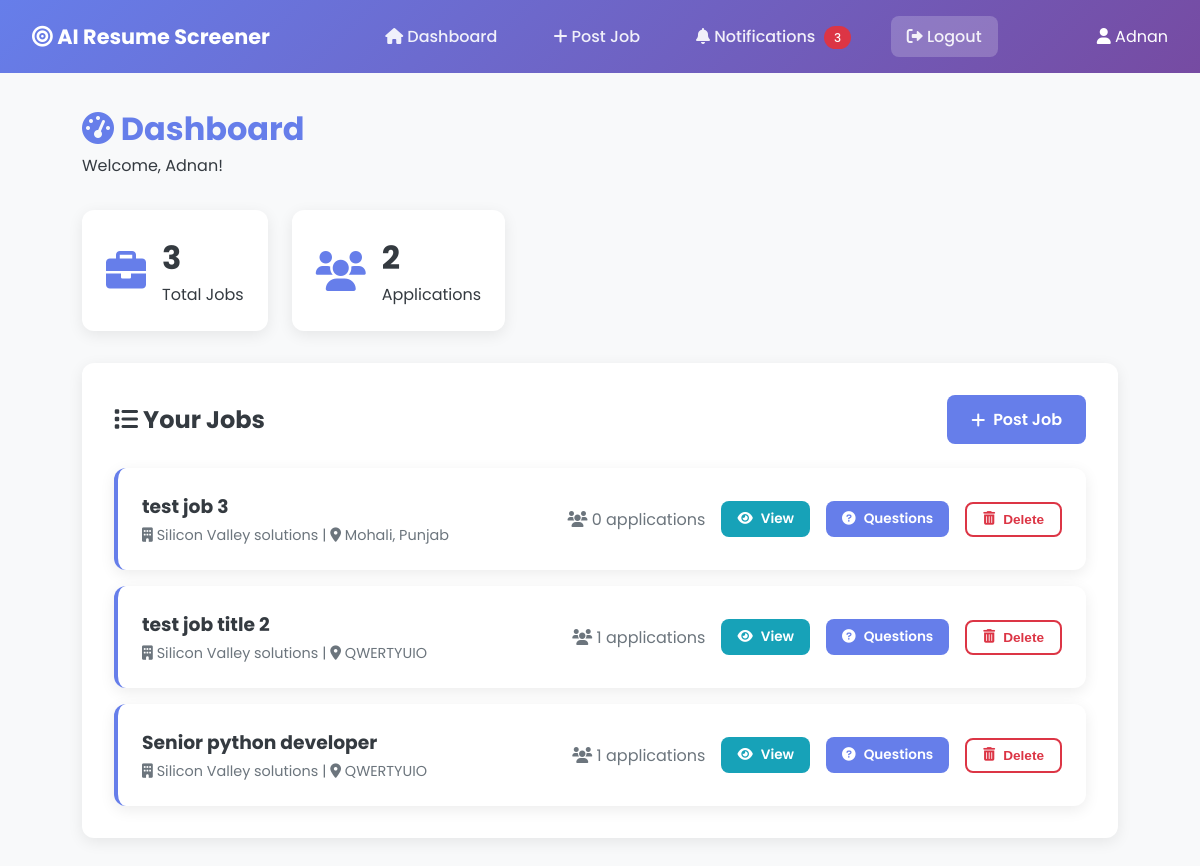
Page /recruiter/dashboard (signed in) on the earlier database version.
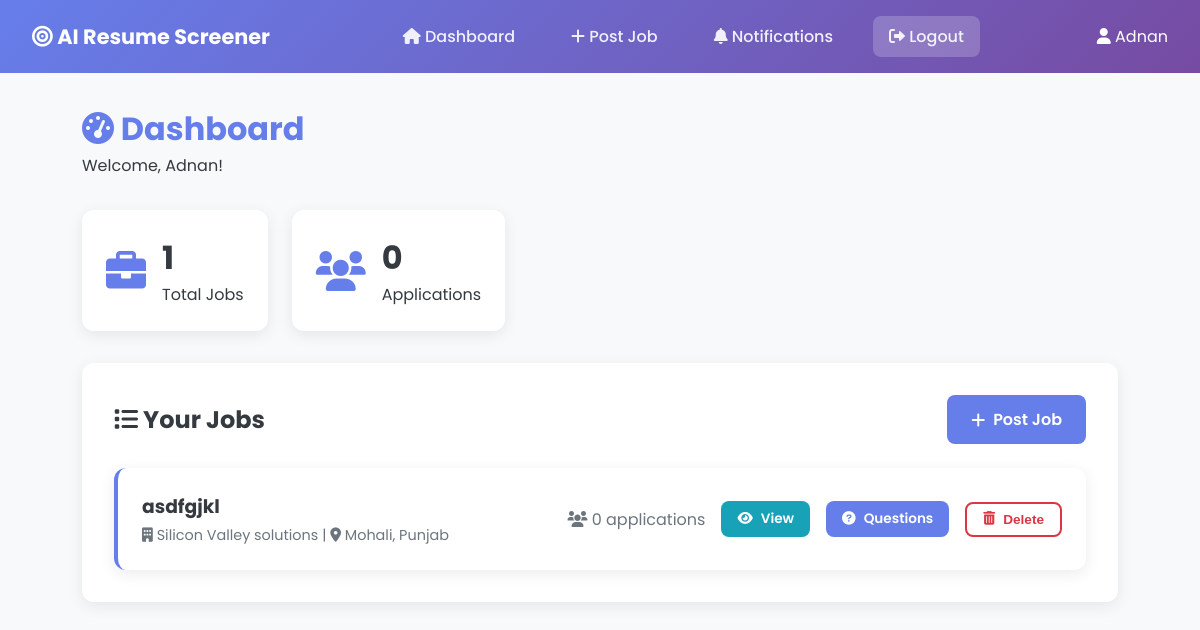
Same page on the later database version.
### tables this page shows
CREATE TABLE jobs (
            id INTEGER PRIMARY KEY AUTOINCREMENT,
            recruiter_id INTEGER,
            title TEXT,
            company TEXT,
            location TEXT,
            description TEXT,
            requirements TEXT,
            skills TEXT,
            experience INTEGER,
            salary TEXT,
            status TEXT DEFAULT 'active'
        );

### app.py (the view)
@app.route('/recruiter/dashboard')
def recruiter_dashboard():
    if session.get('role') != 'recruiter':
        return redirect(url_for('landing'))
    conn = get_db()
    jobs = conn.execute('''SELECT j.*,
                          (SELECT COUNT(*) FROM applications WHERE job_id=j.id) as app_count
                          FROM jobs j WHERE recruiter_id=? ORDER BY id DESC''',
                       (session['user_id'],)).fetchall()
    notif_count = conn.execute('SELECT COUNT(*) FROM notifications WHERE user_id=? AND is_read=0',
                               (session['user_id'],)).fetchone()[0]
    conn.close()
    total_apps = sum(j['app_count'] for j in jobs)
    return render_template('recruiter_dashboard.html', jobs=jobs, total_apps=total_apps, notif_count=notif_count)

### app.py (called while the page is built)
def get_db():
    conn = sqlite3.connect(DATABASE)
    conn.row_factory = sqlite3.Row
    return conn

### templates/recruiter_dashboard.html (shortened to what this page needs)
<!DOCTYPE html>
<html lang="en">
<head>
    <link rel="stylesheet" href="{{ url_for('static', filename='style.css') }}">
    <link rel="stylesheet" href="https://cdnjs.cloudflare.com/ajax/libs/font-awesome/6.0.0/css/all.min.css">
</head>
<body>
    <nav class="navbar">
        <div class="nav-brand"><i class="fas fa-bullseye"></i> AI Resume Screener</div>
        <div class="nav-links">
            <a href="{{ url_for('recruiter_dashboard') }}"><i class="fas fa-home"></i> Dashboard</a>
            <a href="{{ url_for('post_job') }}"><i class="fas fa-plus"></i> Post Job</a>
            <a href="{{ url_for('recruiter_notifications') }}"><i class="fas fa-bell"></i> Notifications{% if notif_count %} <span class="badge">{{ notif_count }}</span>{% endif %}</a>
            <a href="{{ url_for('logout') }}" class="btn-logout"><i class="fas fa-sign-out-alt"></i> Logout</a>
        </div>
        <div class="nav-user"><i class="fas fa-user"></i> {{ session.fullname }}</div>
    </nav>
    <div class="container">
        <div class="dashboard-header">
            <h1><i class="fas fa-tachometer-alt"></i> Dashboard</h1>
            <p>Welcome, {{ session.fullname }}!</p>
        </div>
        <div class="stats-row">
            <div class="stat-card">
                <i class="fas fa-briefcase"></i>
                <div>
                    <h3>{{ jobs|length }}</h3>
                    <p>Total Jobs</p>
                </div>
            </div>
            <div class="stat-card">
                <i class="fas fa-users"></i>
                <div>
                    <h3>{{ total_apps }}</h3>
                    <p>Applications</p>
                </div>
            </div>
        </div>
        <div class="section">
            <div class="section-header">
                <h2><i class="fas fa-list"></i> Your Jobs</h2>
                <a href="{{ url_for('post_job') }}" class="btn btn-primary"><i class="fas fa-plus"></i> Post Job</a>
            </div>
            {% if jobs %}
            <div class="jobs-list">
                {% for job in jobs %}
                <div class="job-card">
                    <div class="job-info">
                        <h3>{{ job.title }}</h3>
                        <p><i class="fas fa-building"></i> {{ job.company }} | <i class="fas fa-map-marker-alt"></i> {{
                            job.location or 'Remote' }}</p>
                    </div>
                    <div class="job-actions">
                        <span class="app-count"><i class="fas fa-users"></i> {{ job.app_count }} applications</span>
                        <a href="{{ url_for('view_applications', job_id=job.id) }}" class="btn btn-info btn-sm">
                            <i class="fas fa-eye"></i> View
                        </a>
                        <a href="{{ url_for('manage_questions', job_id=job.id) }}" class="btn btn-primary btn-sm">
                            <i class="fas fa-question-circle"></i> Questions
                        </a>
                        <button class="btn btn-delete btn-sm delete-job-btn" data-id="{{ job.id }}">
                            <i class="fas fa-trash-alt"></i> Delete
                        </button>
                    </div>
                </div>
                {% endfor %}
            </div>
            {% else %}
            <div class="empty-state">
                <i class="fas fa-inbox"></i>
                <p>No jobs posted yet. <a href="{{ url_for('post_job') }}">Post your first job!</a></p>
            </div>
            {% endif %}
        </div>
    </div>
</body>
</html>

Differences in the rows shown:
removed jobs: title "test job 3", company "Silicon Valley solutions", location "Mohali, Punjab", app_count "0"
removed jobs: title "test job title 2", company "Silicon Valley solutions", location "QWERTYUIO", app_count "1"
removed jobs: title "Senior python developer", company "Silicon Valley solutions", location "QWERTYUIO", app_count "1"
added jobs: title "asdfgjkl", company "Silicon Valley solutions", location "Mohali, Punjab", app_count "0"
Other differences:
{{ jobs|length }}: "3" → "1"
{{ total_apps }}: "2" → "0"
{{ notif_count }}: "3" → (not shown)
